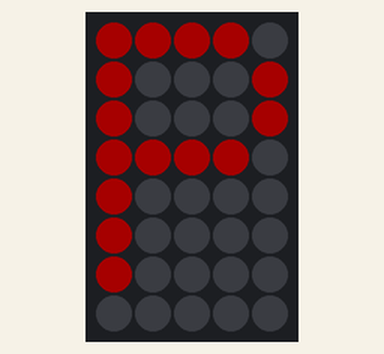
This sketch was run on a simulated Arduino Uno, built with avr-gcc and run on an emulated ATmega328P. Parts: 5×8 RGB LED matrix (first LED top left, wired row by row). Dim RGB values are drawn brighter than linear.

Above: at 0.09 s.
At 6.6 s:
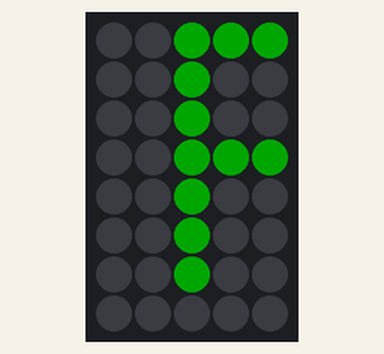
At 13.11 s:
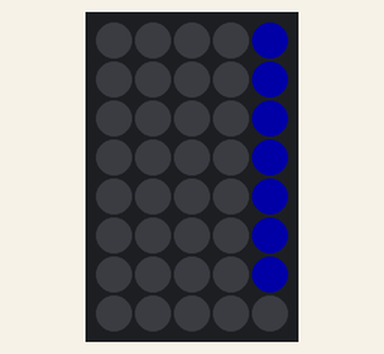
At 19.95 s:
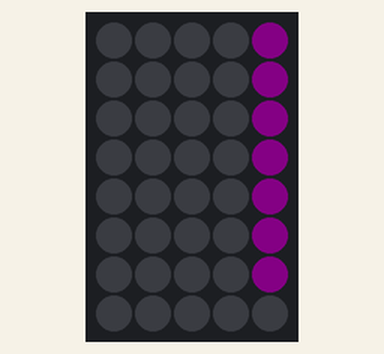
At 29.84 s:
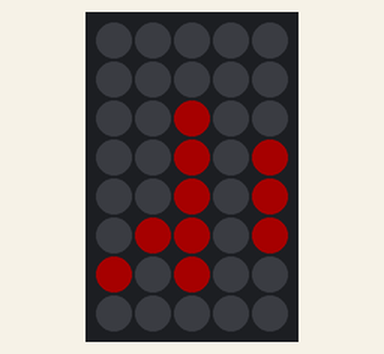
At 39.64 s:
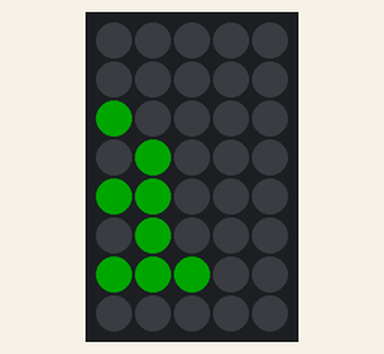

The sketch:

RGBShield_4.ino
```cpp
/**
 * Ejemplo de uso de RGBShield
 * Desplaza texto a través de los leds
 * Hace uso de las librerías
 *  Adafruit_GFX
 *  Adafruit_NeoMatrix
 *  Adafruit_NeoPixel
 */

 #include <Adafruit_GFX.h>
 #include <Adafruit_NeoMatrix.h>
 #include <Adafruit_NeoPixel.h>

#define CONTROL_PIN 6
#define VERTICAL    1

// Seleccionar como se ubica la matriz de LEDs
#ifdef VERTICAL
  #define WIDTH    5
  #define HEIGHT   8
#elif
  #define WIDTH    8
  #define HEIGHT   5
#endif

Adafruit_NeoMatrix matrix = Adafruit_NeoMatrix(WIDTH, HEIGHT, CONTROL_PIN, NEO_MATRIX_TOP + NEO_MATRIX_RIGHT + NEO_MATRIX_COLUMNS + NEO_MATRIX_PROGRESSIVE, NEO_GRB + NEO_KHZ800);

// El texto se mostrará en el primer color, después en el segundo etc
const uint16_t colors[] = {
    matrix.Color(255, 0, 0),    // rojo
    matrix.Color(0, 255, 0),    // verde
    matrix.Color(0, 0, 255),    // azul
    matrix.Color(128, 0, 128)   // morado
  };
#define COLOR_QTY (sizeof(colors)/sizeof(uint16_t))

/**
 * Configuración
 */
 void setup()
{
  matrix.begin();
  matrix.setTextWrap(false);
  matrix.setBrightness(40);
  matrix.setTextColor(colors[0]);
}


int x = 0;
int pass = 0;

void loop()
{
  matrix.fillScreen(0);
  matrix.setCursor(x, 0); // Coordenada en la matriz de led
  matrix.print(F("Prueba"));
  if( --x < -36 ){
    x = matrix.width();
    if(++pass >= COLOR_QTY) pass = 0;
    matrix.setTextColor(colors[pass]);
  }
  matrix.show();
  delay(150);
}
```
